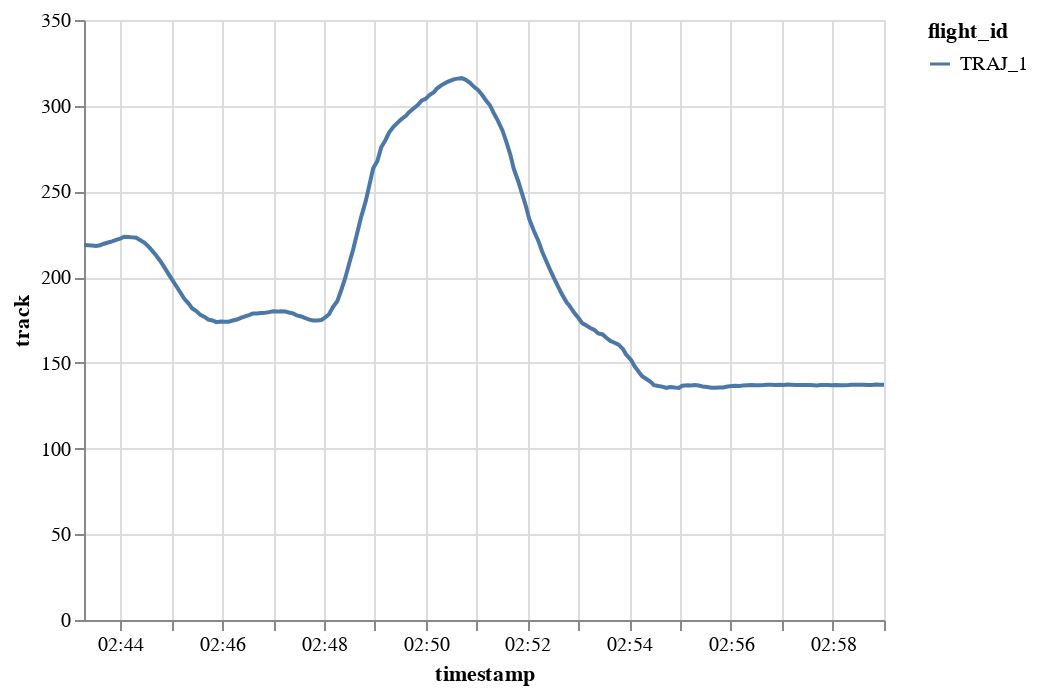

Here is the notebook cell this chart was saved with:
### Code cell
traffic[1].chart().encode(alt.Y("track"), alt.X("timestamp"), alt.Color("flight_id"))

### Figure 1 — Vega-Lite specification as saved in the notebook (floating-point values rounded to 4 significant figures; data arrays with more than 128 entries replaced by an {"elided": "..."} marker saying what was removed)
{"config": {"view": {"continuousWidth": 400, "continuousHeight": 300}}, "data": {"name": "data-e7f9b473e55ac731c630d07de5184bdd"}, "mark": "line", "encoding": {"color": {"type": "nominal", "field": "flight_id"}, "x": {"type": "temporal", "field": "timestamp"}, "y": {"type": "quantitative", "field": "track"}}, "$schema": "https://vega.github.io/schema/vega-lite/v4.8.1.json", "datasets": {"data-e7f9b473e55ac731c630d07de5184bdd": {"elided": "200 records"}}}
